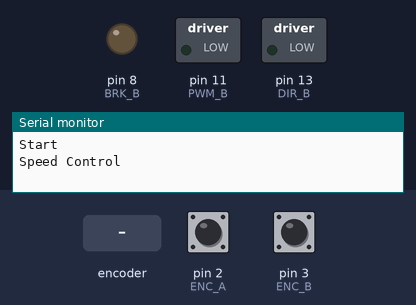
This sketch was run on a simulated Arduino Uno, built with avr-gcc and run on an emulated ATmega328P. On the bench: switched loads named in the sketch (green lamp = pin HIGH), output pins drawn as LEDs (lit = HIGH), the last lines printed to the serial monitor. Inputs (shaded band) come from the test bench; at power-on: pin 2 (ENC_A) HIGH, pin 3 (ENC_B) HIGH.

Above: at 0.1 s.
At 1.4 s:
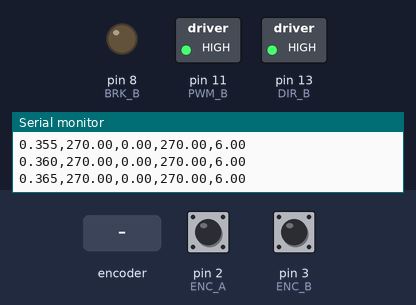
1.5 s: rotary encoder on pin 2 (ENC_A) / pin 3 (ENC_B) turned 3 steps (first pin leading)
5.1 s: rotary encoder on pin 2 (ENC_A) / pin 3 (ENC_B) turned 1 step (first pin leading)
Timing chart, 0 to 8.1 s (numbered marks = the images above; inputs shaded):
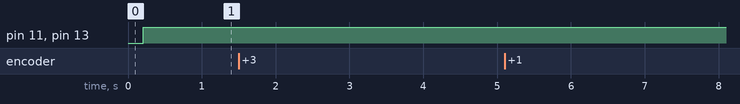

The sketch:

Motor_Speed_Control.ino
```cpp
/*
    Name: Brandon Ho
    Date: 12/23/2021
    Title: Motor Speed Control
    Description: This script works to test the motor speed in going a cyclic motion from 0 power to full power to 0 power in one direction
                 then 0 to full power to 0 in the other direction. Then repeat.
                 Meant for arduino + motor board alone, without the python GUI
                 Using B port on the Arduino Motor Shield at full power
                 Print out the tick
                 Adapted from Adapted from https://github.com/CooperControlsLab/CU-At-Home_feedback_controls/tree/master/arduino_code/libraries/PIDencoder_test
*/

// Define hardware pins for Motor Control system
#define ENC_A 2   //Encoder pulse A
#define ENC_B 3   //Encoder pulse B
#define PPR 464.64 //Encoder pulses per revolution
#define PPR_A 232.8 //Pulse A per r

//Parameter for using Channel B motor based on Arduino Motor Shield
#define DIR_B 13 //Motor Direction HIGH = CW, LOW = CCW
#define PWM_B 11 //Motor PWM
#define BRK_B 8  //Motor Break Doesn't seem to work, avoid using

#define SUPPLY_VOLTAGE 6 //12V power supply
#define MOVING_AVERAGE_SIZE 50 // Size of moving average

#define RAD_TO_DEG 360/(2*3.14159)
#define DEG_TO_RAD 2*3.14159/360
#define RPM_TO_RADS 0.104719755
#define DEGS_TO_RPM 0.166667


#define PWM_B 11 //Speed B
#define BRK_B 8 //Brake B
#define DIR_B 13 //Direction B

#define LONG_LENGTH 2147483647


//Global Variables
double lowerOutputLimit = -SUPPLY_VOLTAGE;
double upperOutputLimit = SUPPLY_VOLTAGE; // Controller params


float setpoint;
long count = 0; // This variable will increase or decrease depending on the rotation of encoder


//Interrupt Functios
void pulseA();
void pulseB();

//PID constants
double kp = .75;
double ki = 10;
double kd = 0;

double sigma = 0.01; //dirty derivative bandwidth = 1/sigma
double Ts = 5; //sample period in milliseconds
double beta; //(2.0*sigma-Ts)/(2.0*sigma+Ts)

double timestamp = 0;
double error = 0;
double lastError = 0;
double cumError = 0;
double rateError = 0;

double voltage;
float pos = 0;
float posPrev = 0;
long prevT = 0;
float v1Prev = 0;
float v1Filt = 0;
float deltaT = 0;

void setup() {
  Serial.begin (19200);
  Serial.flush();
  Serial.println("Start");
  Serial.println("Speed Control");
  delay(200);

  pinMode(ENC_A, INPUT_PULLUP); // internally pullup encoder input A
  pinMode(ENC_B, INPUT_PULLUP); // internally pullup encoder input B

  //Motor Setup
  pinMode(PWM_B, OUTPUT);
  pinMode(BRK_B, OUTPUT);
  pinMode(DIR_B, OUTPUT);

  digitalWrite(BRK_B, LOW);   //No Brake for B


  //Setting up interrupt
  //When rotating the encoder, the encoder pin values changes.
  //Thus, the interrupt function will activate in the hardware itself
  attachInterrupt(digitalPinToInterrupt(ENC_A), pulseA, CHANGE);
  attachInterrupt(digitalPinToInterrupt(ENC_B), pulseB, CHANGE);


  setpoint = 0;
  prevT = 0;

  beta = (2.0 * sigma - Ts/1000) / (2.0 * sigma + Ts/1000);


  Serial.print("Time ");
  Serial.print("Setpoint ");
  Serial.print("Velocity ");
  Serial.print("Error ");
  //Serial.print("Cum Error: ");
  //Serial.print(cumError/RPM_TO_RADS);
  //Serial.print(" ");
  //Serial.print("beta: ");
  //Serial.println(beta);
  //Serial.print(" ");
  Serial.println("Voltage");
}


void loop()
{


  pos = count_to_deg(count) * DEG_TO_RAD; // in [rad]

  long currT = micros(); // in [us]
  deltaT = ((float) (currT - prevT)) / 1.0e6; // in [s]
  float vel = (pos - posPrev) / deltaT; // in [rad/s]
  posPrev = pos;
  prevT = currT;

  v1Filt = 0.4360604 * v1Filt + 0.2819698 * vel + 0.2819698 * v1Prev; // in [rad/s]
  v1Prev = vel;

  setpoint = 270 * (sin(currT / 1e6) > 0) * RPM_TO_RADS;


  voltage = computePID(vel);
  delay(Ts);
  update_motor_voltage(voltage);


  Serial.print(timestamp,3);
  Serial.print(",");
  Serial.print(setpoint / RPM_TO_RADS);
  Serial.print(",");
  Serial.print(v1Filt / RPM_TO_RADS);
  Serial.print(",");
  Serial.print(error / RPM_TO_RADS);
  Serial.print(",");
  Serial.println(voltage);

  timestamp += Ts/1000;
  /*
    Serial.print("Setpoint: ");
    Serial.print(setpoint/RPM_TO_RADS);
    Serial.print(" ");
    Serial.print("Velocity: ");
    Serial.print(vel/RPM_TO_RADS);
    Serial.print(" ");
    Serial.print("Error: ");
    Serial.print(error/RPM_TO_RADS);
    Serial.print(" ");
    //Serial.print("Cum Error: ");
    //Serial.print(cumError/RPM_TO_RADS);
    //Serial.print(" ");
    //Serial.print("beta: ");
    //Serial.println(beta);
    //Serial.print(" ");
    Serial.print("Voltage: ");
    Serial.println(voltage);
  */

}

double computePID(double inp) {


  error = setpoint - inp;                                // determine error

  cumError += (error + lastError) / 2 * deltaT;            // compute integral

  if (ki > 0)
  {
    double unsatIntegrator = ki * cumError;
    double cumError = constrain(unsatIntegrator, lowerOutputLimit, upperOutputLimit) / ki ;
  }

  rateError = beta * rateError + (1 - beta) / deltaT * (error - lastError); // compute derivative

  double voltage = kp * error + ki * cumError + kd * rateError;          //PID output
  voltage = constrain(voltage, lowerOutputLimit, upperOutputLimit);

  lastError = error;                                //remember current error
  return voltage;                                        //have function return the PID output
}


//*****************************************************//
void update_motor_voltage(double voltage) {
  //Fix direction based on +/-
  if (voltage < 0) {
    digitalWrite(DIR_B, LOW); // CCW
  }
  else {
    digitalWrite(DIR_B, HIGH); // CW
  }
  //set pwm based off of voltage
  analogWrite(PWM_B, volts_to_PWM(abs(voltage)));
}


//*****************************************************//
// Voltage and PWM duty cycle conversion
int volts_to_PWM(double voltage) {

  // Convert voltage to PWM duty cycle percent relative to the power supply voltage
  return constrain(round((voltage / SUPPLY_VOLTAGE) * 255), 0, 255);
}

double PWM_to_volts(int PWM) {
  return double(PWM / 255) * SUPPLY_VOLTAGE;
}

//Encoder Count to Radians
double count_to_deg(double count) {
  return (double(count / PPR) * 360);  // rad = (count / pulse/rev) * 360 deg/rev
}


//Encoder Interrupt A
void pulseA()
{
  bool valA = digitalRead(ENC_A);
  bool valB = digitalRead(ENC_B);

  if (valA == HIGH) { //When A rises
    if (valB == LOW) {
      count++; //CW
    }
    else {
      count--; //CCW
    }
  }
  else { //When B falls
    if (valB == HIGH) {
      count++;  //CW
    }
    else {
      count--; //CCW
    }
  }


  if ((count > LONG_LENGTH - 1000) || (count < -LONG_LENGTH + 1000))
  {
    posPrev = posPrev - count_to_deg(count) * DEG_TO_RAD;
    count = 0;
  }
}


//Encoder Interrupt B
void pulseB()
{
  bool valA = digitalRead(ENC_A);
  bool valB = digitalRead(ENC_B);

  if (valB == HIGH) //When B rises
  {
    if (!valA == LOW) {
      count++; //CW
    }
    else {
      count--; //CCW
    }
  }
  else //When B falls
  {
    if (valA == HIGH) {
      count++; //CW
    }
    else {
      count--; //CCW
    }
  }

  if ((count > LONG_LENGTH - 1000) || (count < -LONG_LENGTH + 1000))
  {
    posPrev = posPrev - count_to_deg(count) * DEG_TO_RAD;
    count = 0;

  }
}
```
